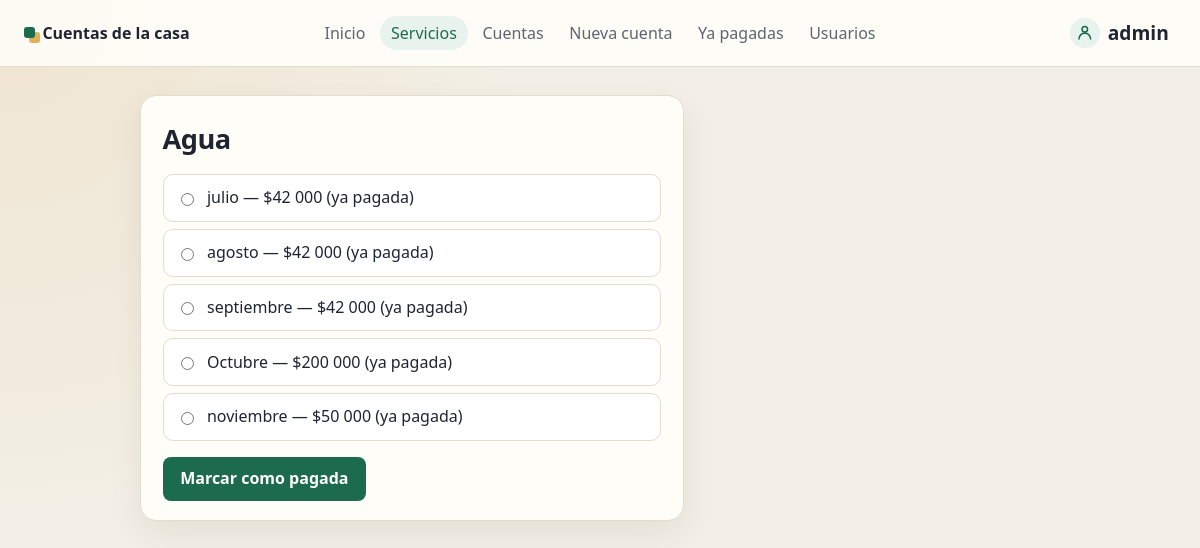
Screenshot of /cuentas/11/ (signed in) with the database file from the repository.
### cuentas/models.py (models this page shows, shortened)
class Servicio(models.Model):
    nombre = models.CharField(max_length=200)
    class Meta:
        verbose_name = "servicio"
        verbose_name_plural = "servicios"

class Cuenta(models.Model):
    PROPIA = "propia"
    GRUPO = "grupo"
    ALCANCES = [
        (PROPIA, "Cuenta propia"),
        (GRUPO, "Cuenta del grupo"),
    ]
    usuario = models.ForeignKey(Usuario, on_delete=models.CASCADE)
    alcance = models.CharField(max_length=10, choices=ALCANCES, default=GRUPO)
    servicio = models.ForeignKey(Servicio, on_delete=models.CASCADE)
    mes = models.CharField(max_length=200)
    valor = models.IntegerField(default=0)
    vence = models.DateTimeField("fecha de vencimiento")
    pagada = models.BooleanField(default=False)
    class Meta:
        verbose_name = "cuenta"
        verbose_name_plural = "cuentas"

### cuentas/views.py (the view)
# urls.py: path("<int:pk>/", views.DetailView.as_view(), name="detail"),
class DetailView(LoginRequiredMixin, generic.DetailView):
    model = Servicio
    template_name = "cuentas/detail.html"
    def get_context_data(self, **kwargs):
        context = super().get_context_data(**kwargs)
        context["cuentas"] = cuentas_visibles(self.request, self.object)
        return context

### cuentas/models.py (called while the page is built)
    def es_administrador(self):
        return self.rol.codigo == Rol.ADMINISTRADOR

### cuentas/views.py (called while the page is built)
def usuario_de(request):
    try:
        return request.user.usuario
    except Usuario.DoesNotExist:
        codigo = Rol.ADMINISTRADOR if request.user.is_staff or request.user.is_superuser else Rol.USUARIO
        perfil, _ = Usuario.objects.get_or_create(user=request.user, defaults={"rol": Rol.obtener(codigo)})
        return perfil

def cuentas_visibles(request, servicio=None):
    yo = usuario_de(request)
    if yo.es_administrador():
        consulta = Q(alcance=Cuenta.GRUPO) | Q(usuario=yo, alcance=Cuenta.PROPIA)
    else:
        consulta = Q(usuario=yo)
    origen = servicio.cuenta_set if servicio is not None else Cuenta.objects
    return origen.filter(consulta)

### cuentas/templates/cuentas/detail.html (shortened to what this page needs)
{% extends "cuentas/base.html" %}
{% load humanize %}
{% block contenido %}
<form class="formulario" action="{% url 'cuentas:pagar' servicio.id %}" method="post">
<fieldset>
    <legend><h1>{{ servicio.nombre }}</h1></legend>
    {% if cuentas %}
    <div class="opciones">
    {% for cuenta in cuentas %}
        <div class="opcion">
            <input type="radio" name="cuenta" id="cuenta{{ forloop.counter }}" value="{{ cuenta.id }}">
            <label for="cuenta{{ forloop.counter }}">{{ cuenta.mes }} — ${{ cuenta.valor|intcomma }}{% if cuenta.pagada %} (ya pagada){% endif %}</label>
        </div>
    {% endfor %}
    </div>
    {% else %}
    <p class="vacio">No tienes cuentas de este servicio.</p>
    {% endif %}
</fieldset>
{% if cuentas %}<input type="submit" value="Marcar como pagada">{% endif %}
</form>
{% endblock %}

### cuentas/templates/cuentas/base.html (shortened to what this page needs)
{% load static %}
<!DOCTYPE html>
<html lang="es">
<head>
    <link rel="stylesheet" href="{% static 'cuentas/estilos.css' %}">
</head>
<body>
    <header class="barra">
        <a class="marca" href="{% if user.is_authenticated %}{% url 'cuentas:index' %}{% else %}{% url 'cuentas:entrar' %}{% endif %}">Cuentas de la casa</a>
        {% if user.is_authenticated %}
        <nav class="menu">
            <a href="{% url 'cuentas:index' %}" {% if request.resolver_match.url_name == "index" %}class="activo"{% endif %}>Inicio</a>
            <a href="{% url 'cuentas:servicios' %}" {% if request.resolver_match.url_name == "servicios" or request.resolver_match.url_name == "detail" or request.resolver_match.url_name == "results" %}class="activo"{% endif %}>Servicios</a>
            <a href="{% url 'cuentas:lista' %}" {% if request.resolver_match.url_name == "lista" or request.resolver_match.url_name == "ver" %}class="activo"{% endif %}>Cuentas</a>
            <a href="{% url 'cuentas:crear' %}" {% if request.resolver_match.url_name == "crear" %}class="activo"{% endif %}>Nueva cuenta</a>
            <a href="{% url 'cuentas:pagadas' %}" {% if request.resolver_match.url_name == "pagadas" %}class="activo"{% endif %}>Ya pagadas</a>
            {% if user.usuario.rol.codigo == "administrador" %}
            <a href="{% url 'cuentas:usuarios' %}" {% if request.resolver_match.url_name == "usuarios" %}class="activo"{% endif %}>Usuarios</a>
            {% endif %}
        </nav>
        <details class="perfil">
            <summary>
                <svg class="icono-usuario" viewBox="0 0 24 24" aria-hidden="true">
                    <circle cx="12" cy="8" r="3.2"></circle>
                    <path d="M5.2 19.2a6.8 6.8 0 0 1 13.6 0"></path>
                </svg>
                <span>{{ user.username }}</span>
            </summary>
        </details>
        {% else %}
        <nav class="menu">
            <a href="{% url 'cuentas:entrar' %}" {% if request.resolver_match.url_name == "entrar" %}class="activo"{% endif %}>Entrar</a>
            <a href="{% url 'cuentas:registro' %}" {% if request.resolver_match.url_name == "registro" %}class="activo"{% endif %}>Registrarse</a>
        </nav>
        {% endif %}
    </header>
    <main class="pagina {% block clase %}{% endblock %}">
        {% block contenido %}{% endblock %}
    </main>
</body>
</html>

### cuentas/static/cuentas/estilos.css (style rules this page uses)
:root { --papel: #f3efe6; --hoja: #fffdf8; --tinta: #1e2430; --suave: #5c6570; --linea: #e4dccf; --verde: #1d6b4f; --verde-claro: #e7f3ec; --verde-propio: #3cb371; --ambar: #8a5a12; --ambar-claro: #fbf3e4; --rojo: #9d341f; --rojo-claro: #fdecea; --sombra: 0 12px 32px rgba(40, 32, 20, 0.07); }
* { box-sizing: border-box; }
body { margin: 0; min-height: 100vh; color: var(--tinta); background: radial-gradient(circle at top left, #efe4cf 0, transparent 36%), var(--papel); font-family: "Segoe UI", "Helvetica Neue", sans-serif; font-variant-numeric: tabular-nums; line-height: 1.45; }
a { color: var(--verde); }
.barra { display: grid; grid-template-columns: 1fr auto 1fr; align-items: center; gap: 0.75rem 1rem; padding: 0.85rem 1.5rem; position: sticky; top: 0; z-index: 10; background: rgba(255, 253, 248, 0.94); border-bottom: 1px solid var(--linea); }
.marca { justify-self: start; color: var(--tinta); font-weight: 750; text-decoration: none; }
.marca::before { content: ""; display: inline-block; width: 0.7rem; height: 0.7rem; margin-right: 0.45rem; border-radius: 3px; background: var(--verde); box-shadow: 0.32rem 0.32rem 0 #e0b15a; vertical-align: 0.05rem; }
.menu { display: flex; flex-wrap: wrap; justify-content: center; gap: 0.2rem; }
.menu a { color: var(--suave); text-decoration: none; padding: 0.35rem 0.7rem; border-radius: 999px; }
.menu a:hover, .menu a.activo { color: var(--verde); background: var(--verde-claro); }
.perfil { justify-self: end; position: relative; }
.perfil summary { display: flex; align-items: center; gap: 0.5rem; padding: 0.3rem 0.45rem 0.3rem 0.3rem; border-radius: 999px; list-style: none; cursor: pointer; font-size: 1.2rem; font-weight: 750; }
.icono-usuario { width: 1.85rem; height: 1.85rem; padding: 0.28rem; border-radius: 50%; background: var(--verde-claro); color: var(--verde); fill: none; stroke: currentColor; stroke-width: 1.8; stroke-linecap: round; }
.pagina { width: min(920px, calc(100% - 2rem)); margin: 1.75rem auto 3rem; }
.pagina h1 { margin: 0 0 1rem; font-size: 1.7rem; letter-spacing: -0.02em; }
.formulario, .ficha, .aviso { max-width: 34rem; background: var(--hoja); border: 1px solid var(--linea); border-radius: 16px; padding: 1.4rem 1.35rem 1.2rem; box-shadow: var(--sombra); }
fieldset { border: 0; margin: 0; padding: 0; min-inline-size: 0; }
legend { padding: 0; }
.formulario h1, .aviso h1 { margin-top: 0; }
.opciones { display: flex; flex-direction: column; gap: 0.45rem; margin-bottom: 1rem; }
.opcion { display: flex; align-items: center; gap: 0.6rem; padding: 0.7rem 0.8rem; border: 1px solid var(--linea); border-radius: 10px; background: #fff; }
input[type="submit"], a.boton { display: inline-block; border: 0; border-radius: 8px; padding: 0.65rem 1.1rem; background: var(--verde); color: #fff; font: inherit; font-weight: 650; text-decoration: none; cursor: pointer; }

### rows the page displays
Servicio: nombre "Agua"
Cuenta: mes "julio", valor "42 000", pagada "(ya pagada)"
Cuenta: mes "agosto", valor "42 000", pagada "(ya pagada)"
Cuenta: mes "septiembre", valor "42 000", pagada "(ya pagada)"
Cuenta: mes "Octubre", valor "200 000", pagada "(ya pagada)"
Cuenta: mes "noviembre", valor "50 000", pagada "(ya pagada)"

### other values shown
{{ user.username }} "admin"
